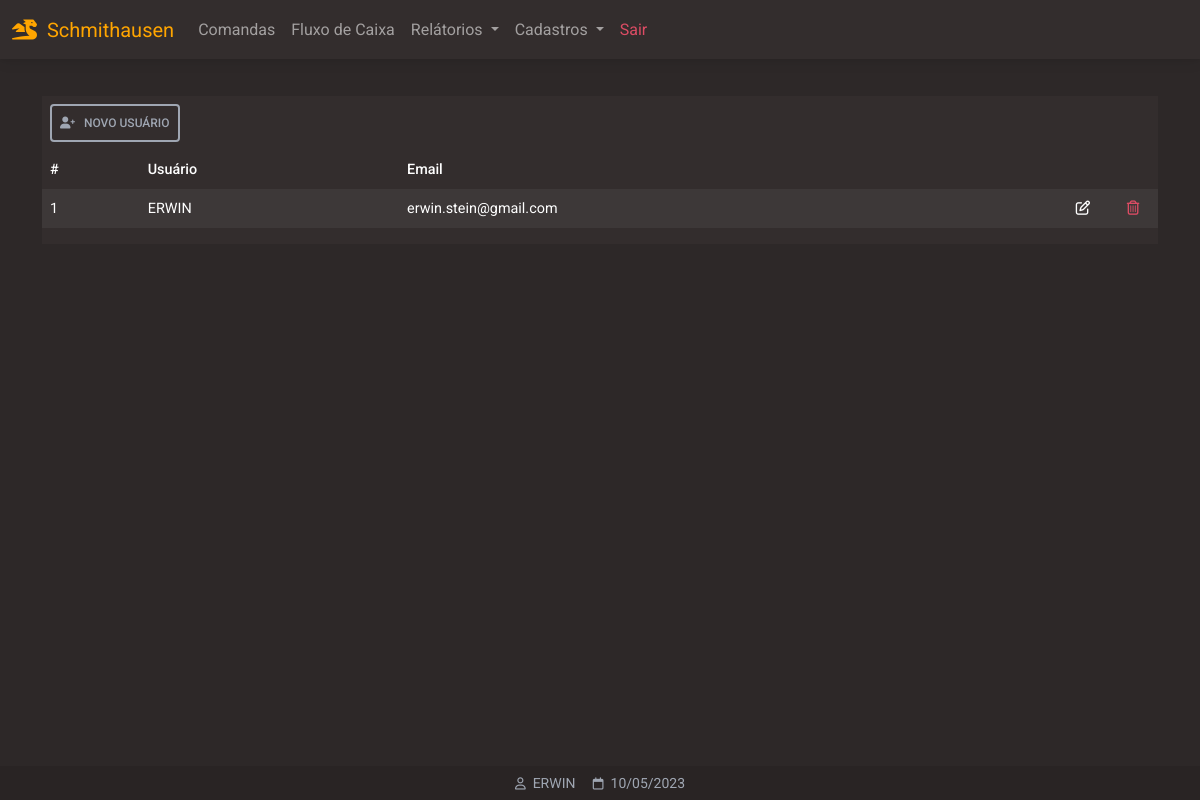
Before: /usuarios (signed in) with the older database file.
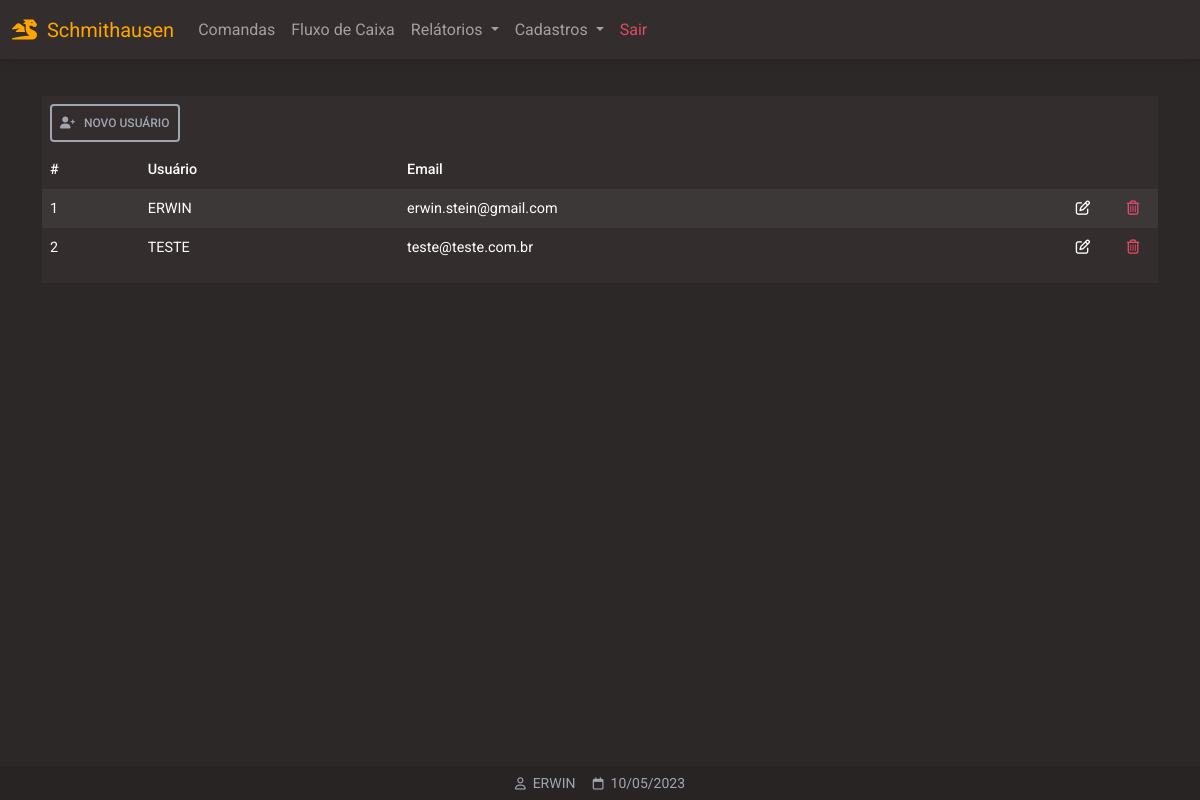
After: the same page with the newer database file.
### website/models.py (models this page shows)
class User(db.Model, UserMixin):
    id = db.Column(db.Integer, primary_key=True)
    email = db.Column(db.String(150), unique=True)
    password = db.Column(db.String(150))
    first_name = db.Column(db.String(150))
    notes = db.relationship('Note')

### website/views.py (the view)
@views.route('/usuarios', methods=['GET','POST'])
@login_required
def usuarios():
    users = []
    rows = User.query.all()
    for r in rows:
        users.append(r)
    return render_template("usuarios_listar.html", user=current_user, data=data, users=users)

### website/__init__.py (called while the page is built)
def create_app():
    app = Flask(__name__)
    app.config['SECRET_KEY'] = 'hjshjhdjah kjshkjdhjs'
    app.config['SQLALCHEMY_DATABASE_URI'] = f'sqlite:///{DB_NAME}'
    db.init_app(app)
    from .views import views
    from .auth import auth
    app.register_blueprint(views, url_prefix='/')
    app.register_blueprint(auth, url_prefix='/')
    from .models import User, Note
    with app.app_context():
        db.create_all()
    login_manager = LoginManager()
    login_manager.login_view = 'auth.login'
    login_manager.login_message = u"FAVOR EFETUAR LOGIN!"
    login_manager.init_app(app)
    @login_manager.user_loader
    def load_user(id):
        return User.query.get(int(id))
    return app

### website/templates/usuarios_listar.html (shortened to what this page needs)
{% extends "base.html" %}
{% block content %}
<div class="table-responsive larg-max m-auto pt-5 mb-5">
  <table class="table table-striped table-hover table-borderless table-sm table-dark ">
    <thead>
    	<tr>
    		<th colspan="5" class="text-nowrap" scope="col">
            <a href="/usuarios_cadastrar" class="p-2 btn btn-sm btn-outline-light">
                <i class="fa-solid fa-user-plus"></i>
                &nbsp;&nbsp;NOVO USUÁRIO
            </a>
    	</tr>
      <tr>
        <th class="text-nowrap" scope="col">#</th>
        <th class="text-nowrap" scope="col">Usuário</th>
        <th class="text-nowrap" scope="col">Email</th>
        <th class="text-nowrap" scope="col"></th>
        <th class="text-nowrap" scope="col"></th>
      </tr>
    </thead>
    <tbody>
	{% for us in users %}
      <tr>
        <td scope="row" class="text-nowrap">{{ us.id }}</td>
        <td scope="row" class="text-nowrap">{{ us.first_name | upper }}</td>
        <td scope="row" class="text-nowrap">{{ us.email }}</td>
				<td
          scope="row"
          class="text-center text-nowrap"
          style="width: 50px">
  				<a class="text-white"
          role="button"
          href="/usuarios_atualizar/{{ us.id }}">
  				<i class="fa-regular fa-pen-to-square ms-2 me-2"></i></a>
				</td>
				<td
          scope="row"
          class="text-center text-nowrap"
          style="width: 50px">
					<a class="text-danger"
          role="button"
          href="/usuarios_deletar/{{ us.id }}" >
          <i class="fa-regular fa-trash-can ms-2 me-2"></i>
					</a>
				</td>
      </tr>
	{% endfor %}
    </tbody>
    <tfoot>
    	<th colspan="5">
        </th>
    </tfoot>
  </table>
</div>
{% endblock %}
{% block titlefooter %}
<span style="color:#9FA6B2">
&nbsp;{{ user.first_name.split()[0] | upper }}
<span style="color:#9FA6B2">
&nbsp;{{ data.strftime('%d/%m/%Y') }}
</span>
{% endblock %}

Changed rows visible on the page:
added User: id "2", first_name "TESTE", email "teste@teste.com.br"
